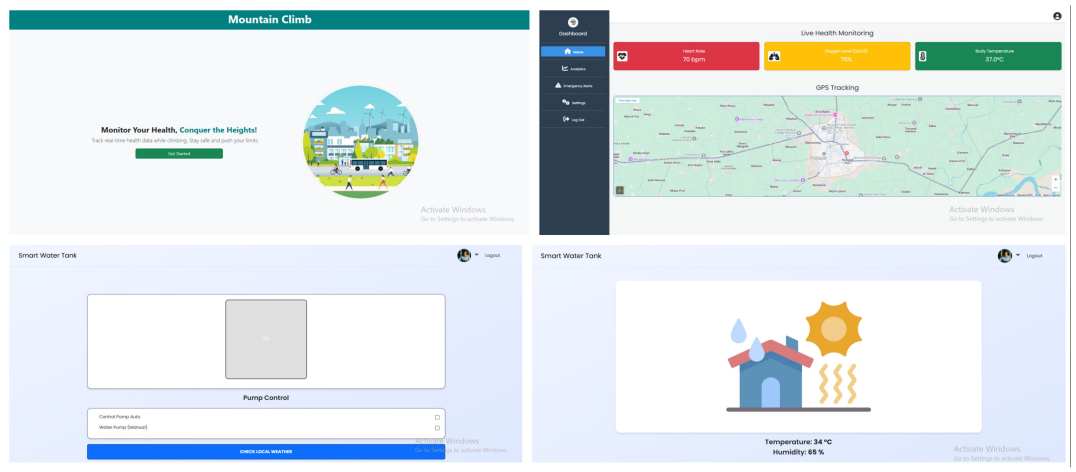
#> input picture staticfiles/Images/collages.jpg, 3226 x 1415 px, found by its file name (shown at 1/3 size); its folder holds 6 pictures in this run
$ python optimize_images2.py
#> lines starting #> are read from the running program, lines starting #| are printed output that depends on the picture
import os
from PIL import Image

def optimize_image(input_path, output_path, max_size=None):
#> called with max_size = (1200, 1200)
    if not os.path.exists(input_path):
        print(f"File not found: {input_path}")
        return

    try:
        with Image.open(input_path) as img:
#> img is the input picture: PIL image 3226x1415 RGB; mean R, G, B 221.4, 229.9, 232.7
            if img.mode in ("RGBA", "P"):
                img = img.convert("RGBA")
            else:
                img = img.convert("RGB")

            if max_size:
                img.thumbnail(max_size, Image.Resampling.LANCZOS)
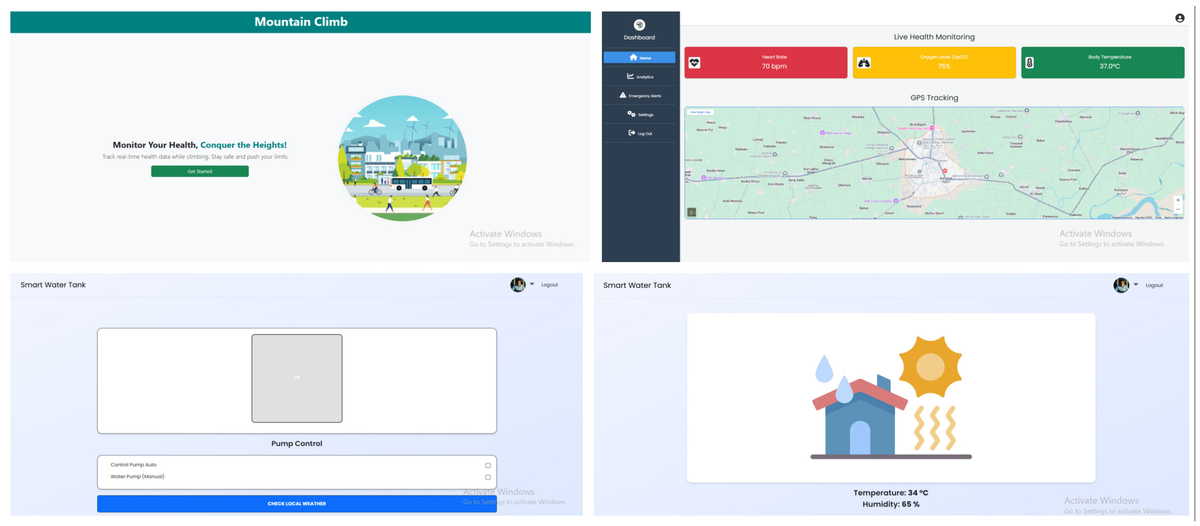
#> img: PIL image 1200x526 RGB; mean R, G, B 221.4, 229.9, 232.6
                print(f"Resized {os.path.basename(input_path)} to {img.size}")
#| Resized collages.jpg to (1200, 526)

            img.save(output_path, "WEBP", quality=85)

            orig_size = os.path.getsize(input_path)
            new_size = os.path.getsize(output_path)
            saved = orig_size - new_size
            print(f"Optimized: {os.path.basename(input_path)} -> {os.path.basename(output_path)}")
            print(f"  Original size: {orig_size / 1024:.1f} KB")
            print(f"  New size:      {new_size / 1024:.1f} KB")
            print(f"  Saved:         {saved / 1024:.1f} KB ({saved/orig_size*100:.1f}%)")

    except Exception as e:
        print(f"Error processing {input_path}: {e}")

def main():
    base_dir = r"c:\Users\hamza\Downloads\ProjectStore\ProjectStore"
    img_dir = os.path.join(base_dir, "static", "Images")

    # Images to optimize: (filename, max_size_tuple)
    images_to_optimize = {
        "collages.jpg": (1200, 1200),
        "3d_printing_video_poster.jpg": (723, 310),
    }

    for filename, max_size in images_to_optimize.items():
        input_path = os.path.join(img_dir, filename)
        name_no_ext = os.path.splitext(filename)[0]
        output_filename = f"{name_no_ext}.webp"
        output_path = os.path.join(img_dir, output_filename)

        optimize_image(input_path, output_path, max_size)

if __name__ == "__main__":
    main()
